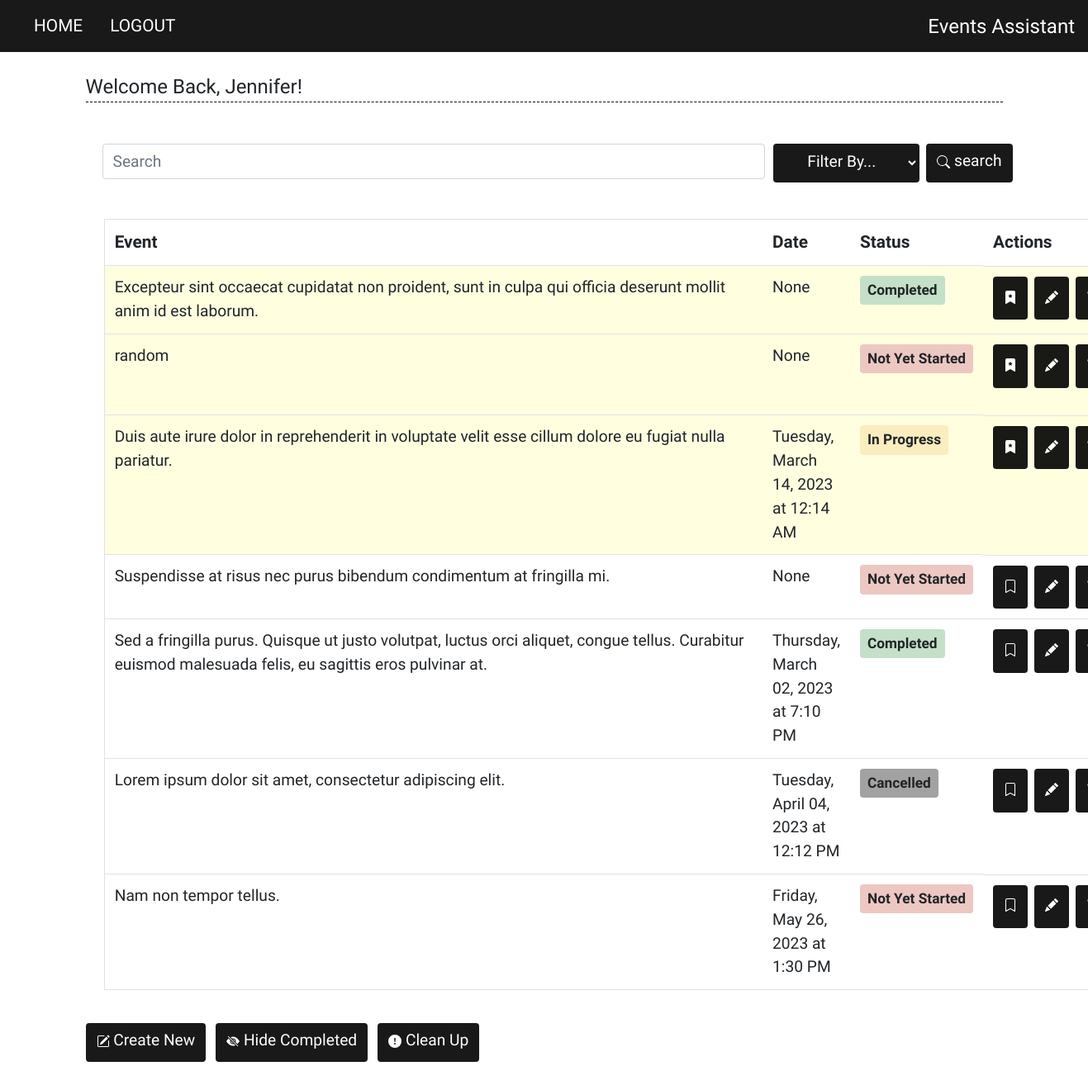
Screenshot of /home (signed in) with the database file from the repository.
### website/models.py (models this page shows)
class User(db.Model, UserMixin):
    id = db.Column(db.Integer, primary_key=True)
    username = db.Column(db.String(150), unique=True)
    password = db.Column(db.String(150))
    first_name = db.Column(db.String(150))
    tasks = db.relationship('Task')

class Task(db.Model):
    id = db.Column(db.Integer, primary_key=True)
    content = db.Column(db.String(200), nullable=False)
    due_date = db.Column(db.String(30)) # formatted str date (ex: Tuesday, April 05, 2022)
    due_date_int = db.Column(db.String(20)) # YYYY-MM-DD str format
    time = db.Column(db.String(20)) # str type, account for untimed tasks
    user_id = db.Column(db.Integer, db.ForeignKey('user.id'))
    status = db.Column(db.String(30), default="Not Yet Started") # Other Statuses: In Progress, Completed, Cancelled
    bookmarked = db.Column(db.Boolean, default=False)

### website/views.py (the view, shortened to what this page needs)
@views.route('/', methods=['POST', 'GET'])
@views.route('/home', methods=['POST', 'GET'])
@login_required
def home():
    tasks = Task.query.filter_by(user_id=current_user.id). \
                                order_by(Task.bookmarked.desc(), Task.due_date_int, Task.time).all()
    return render_template('home.html', user=current_user, tasks=tasks, isQuery=False)

### website/__init__.py (called while the page is built)
def create_app():
    app = Flask(__name__)
    app.config['SECRET_KEY'] = '2797cfdcad8dcc11d9f00ffbc5704bee'
    app.config['SQLALCHEMY_DATABASE_URI'] = f'sqlite:///{DB_NAME}'
    db.init_app(app)
    from .views import views
    from .auth import auth
    app.register_blueprint(views, url_prefix='/')
    app.register_blueprint(auth, url_prefix='/')
    from .models import Task, User
    create_database(app)
    login_manager = LoginManager()
    login_manager.login_view = 'auth.login' # if not logged in
    login_manager.init_app(app)
    @login_manager.user_loader
    def load_user(id):
        return User.query.get(int(id))
    return app

### website/templates/home.html (shortened to what this page needs)
{% extends "base.html" %}
{% block content %}
  <br>
  <legend class="main-header">Welcome Back, {{ user.first_name }}!</legend>
  <form method="POST">
    <div class="form-group input-group searchbar">
      <input type="search" id="Query" name="Query" class="button form-control rounded" placeholder="Search"/>
      <select class="form-select dropdown-btn btn" value="Filter" name="QueryFilter">
        <option selected>Filter By...</option>
      </select>
      <button type="submit" class="btn search-btn" name="action" value="Search">
         search
      </button>
    </div>
  </form>
  <br>
  {% if tasks|length >= 1%}
  <table id="tasksTable" class="table border" width="100%">
    <thead class="header-row">
      <tr>
        <td>Event</td>
        <td>Date</td>
        <td>Status</td>
        <td>Actions</td>
      </tr>
    </thead>
    <tbody class="tasks-text">
      {% for task in tasks %}
        {% if task.bookmarked %}
        <tr class="bookmarked-group data-row">
        {% else %}
        <tr class="unbookmarked-group data-row">
        {% endif %}
        {% if task.content|length >= 80 %}
          <td>{{ task.content }}</td>
        {% else %}
        <td>
          <p>
            {{ task.content }}
            <span style="color:transparent;">{{ "a" * (80 - task.content|length) }}</span>
          </p>
        </td>
        {% endif %}
          <td>
            {% if task.due_date != "None" and task.time %}
              {{ task.due_date }} at {{ task.time }}
            {% else %}
              {{ task.due_date }}
            {% endif %}
          </td>
          <td class="status-col">
            {% if task.status == "Completed" %}
              <span class="badge completed-badge">
                {{ task.status }}
              </span>
            {% elif task.status == "In Progress" %}
              <span class="badge progress-badge">
                {{ task.status }}
              </span>
            {% elif task.status == "Cancelled" %}
              <span class="badge cancelled-badge">
                {{ task.status }}
              </span>
            {% else %}
              <span class="badge todo-badge">
                {{ task.status }}
              </span>
            {% endif %}
          </td>
          <td class="table-actions">
            <a href="/bookmark/{{ task.id }}" class="btn">
            </a>
            <a href="/update/{{ task.id }}" class="btn">
            </a>
            <a href="/delete/{{ task.id }}" class="btn" onclick="return confirmDelete(`single`)">
            </a>
          </td>
        </tr>
      {% endfor %}
    </tbody>
  </table>
  {% endif %}
  <br>
  <div>
    <form method="POST">
      <div>
        <button
          type="submit"
          class="btn"
          name="action"
          value="Create New"
        >
        Create New
        </button>
        <button
          type="submit"
          class="btn"
          name="action"
          value="Hide Completed Tasks"
          onclick="toggleView(this); return false;"
        >
        Hide Completed
        </button>
        <button
          type="submit"
          class="btn"
          name="action"
          value="Clean Up"
          onclick="return confirmDelete(`all`)"
        >
        <svg xmlns="http://www.w3.org/2000/svg" width="16" height="16" fill="currentColor" class="bi bi-exclamation-circle-fill" viewBox="0 0 16 16">
          <path d="M16 8A8 8 0 1 1 0 8a8 8 0 0 1 16 0zM8 4a.905.905 0 0 0-.9.995l.35 3.507a.552.552 0 0 0 1.1 0l.35-3.507A.905.905 0 0 0 8 4zm.002 6a1 1 0 1 0 0 2 1 1 0 0 0 0-2z"/>
        </svg>
        Clean Up
        </button>
      </div>
    </form>
  </div>
  <br>
  <br>
{% endblock %}

### website/static/style.css (style rules this page uses)
.bookmarked-group { background-color: lightyellow; }
* { font-family: 'Pangolin', cursive; }
.form-group { margin: 20px; }
.col-title, .btn, .button, #content, .tasks-text, #due_date, #time, #curr_status { font-size: 1.2em; }
#tasksTable { margin-left: 2%; margin-right: 2%; }
.header-row { font-size: 1.3em; font-weight: bold; }
.table-actions { display: inline-flex; }
.main-header { border-bottom: 1px dashed black; }
.btn { background-color: rgba(0,0,0,0.9); color: white; font-family: 'Yomogi', cursive; padding-bottom: 10px; margin-right: 8px; }
.lower-page-btn, .dropdown-btn { margin-left: 10px; }
.badge { padding: 9px; font-size: .9em; }
.completed-badge { background-color: rgb(197, 224, 200); }
.progress-badge { background-color: rgb(250, 237, 190); }
.cancelled-badge { background-color: rgb(163, 162, 162); }
.todo-badge { background-color: rgb(237, 200, 194); }
.searchbar { margin-top: 50px; }

### rows the page displays
User: first_name "Jennifer"
Task: content "Excepteur sint occaecat cupidatat non proident, sunt in culpa qui officia deserunt mollit anim id est laborum.", due_date "None", status "Completed", bookmarked True (drawn)
Task: content "random", due_date "None", status "Not Yet Started", bookmarked True (drawn)
Task: content "Duis aute irure dolor in reprehenderit in voluptate velit esse cillum dolore eu fugiat nulla pariatur.", due_date "Tuesday, March 14, 2023", time "12:14 AM", status "In Progress", bookmarked True (drawn)
Task: content "Suspendisse at risus nec purus bibendum condimentum at fringilla mi.", due_date "None", status "Not Yet Started", bookmarked False (drawn)
Task: content "Sed a fringilla purus. Quisque ut justo volutpat, luctus orci aliquet, congue tellus. Curabitur euismod malesuada felis, eu sagittis eros pulvinar at.", due_date "Thursday, March 02, 2023", time "7:10 PM", status "Completed", bookmarked False (drawn)
Task: content "Lorem ipsum dolor sit amet, consectetur adipiscing elit.", due_date "Tuesday, April 04, 2023", time "12:12 PM", status "Cancelled", bookmarked False (drawn)
Task: content "Nam non tempor tellus.", due_date "Friday, May 26, 2023", time "1:30 PM", status "Not Yet Started", bookmarked False (drawn)
